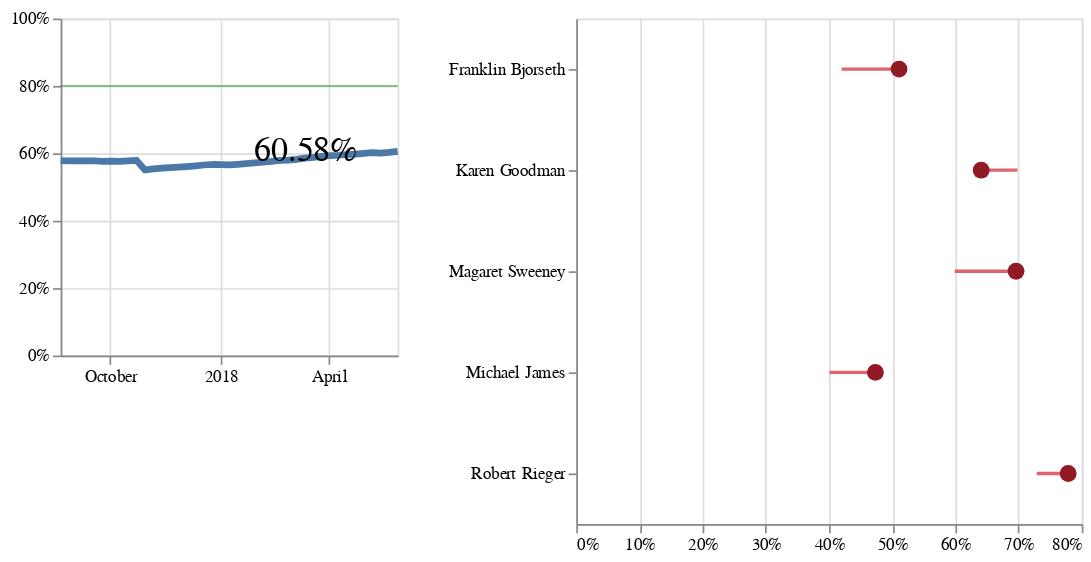

Here is the notebook cell this chart was saved with:
### Code cell
metric = 'TD and TDAP'
clinic_name = 'IFP'
chart = make_clinic_metric_chart(metric, clinic_name)
chart

### Figure 1 — Vega-Lite specification as saved in the notebook (floating-point values rounded to 4 significant figures)
{"$schema": "https://vega.github.io/schema/vega-lite/v2.4.1.json", "config": {"view": {"height": 300, "width": 400}}, "hconcat": [{"layer": [{"data": {"values": [{"Clinic": "IFP", "Date": "2018-04-23", "Metric": "TD and TDAP", "Name": "IFP", "Percentage": 0.5976, "Type": "Clinic"}, {"Clinic": "IFP", "Date": "2018-01-29", "Metric": "TD and TDAP", "Name": "IFP", "Percentage": 0.5718, "Type": "Clinic"}, {"Clinic": "IFP", "Date": "2018-05-14", "Metric": "TD and TDAP", "Name": "IFP", "Percentage": 0.6009, "Type": "Clinic"}, {"Clinic": "IFP", "Date": "2017-12-18", "Metric": "TD and TDAP", "Name": "IFP", "Percentage": 0.5654, "Type": "Clinic"}, {"Clinic": "IFP", "Date": "2018-03-19", "Metric": "TD and TDAP", "Name": "IFP", "Percentage": 0.5882, "Type": "Clinic"}, {"Clinic": "IFP", "Date": "2018-04-02", "Metric": "TD and TDAP", "Name": "IFP", "Percentage": 0.593, "Type": "Clinic"}, {"Clinic": "IFP", "Date": "2017-10-09", "Metric": "TD and TDAP", "Name": "IFP", "Percentage": 0.576, "Type": "Clinic"}, {"Clinic": "IFP", "Date": "2018-02-19", "Metric": "TD and TDAP", "Name": "IFP", "Percentage": 0.5789, "Type": "Clinic"}, {"Clinic": "IFP", "Date": "2018-01-08", "Metric": "TD and TDAP", "Name": "IFP", "Percentage": 0.5656, "Type": "Clinic"}, {"Clinic": "IFP", "Date": "2018-01-22", "Metric": "TD and TDAP", "Name": "IFP", "Percentage": 0.5694, "Type": "Clinic"}, {"Clinic": "IFP", "Date": "2017-10-23", "Metric": "TD and TDAP", "Name": "IFP", "Percentage": 0.5791, "Type": "Clinic"}, {"Clinic": "IFP", "Date": "2018-05-28", "Metric": "TD and TDAP", "Name": "IFP", "Percentage": 0.6058, "Type": "Clinic"}, {"Clinic": "IFP", "Date": "2017-09-11", "Metric": "TD and TDAP", "Name": "IFP", "Percentage": 0.5773, "Type": "Clinic"}, {"Clinic": "IFP", "Date": "2018-01-15", "Metric": "TD and TDAP", "Name": "IFP", "Percentage": 0.5673, "Type": "Clinic"}, {"Clinic": "IFP", "Date": "2017-11-13", "Metric": "TD and TDAP", "Name": "IFP", "Percentage": 0.5558, "Type": "Clinic"}, {"Clinic": "IFP", "Date": "2017-08-21", "Metric": "TD and TDAP", "Name": "IFP", "Percentage": 0.578, "Type": "Clinic"}, {"Clinic": "IFP", "Date": "2017-10-02", "Metric": "TD and TDAP", "Name": "IFP", "Percentage": 0.5767, "Type": "Clinic"}, {"Clinic": "IFP", "Date": "2018-02-12", "Metric": "TD and TDAP", "Name": "IFP", "Percentage": 0.5759, "Type": "Clinic"}, {"Clinic": "IFP", "Date": "2018-02-05", "Metric": "TD and TDAP", "Name": "IFP", "Percentage": 0.5735, "Type": "Clinic"}, {"Clinic": "IFP", "Date": "2018-03-12", "Metric": "TD and TDAP", "Name": "IFP", "Percentage": 0.5856, "Type": "Clinic"}, {"Clinic": "IFP", "Date": "2018-03-05", "Metric": "TD and TDAP", "Name": "IFP", "Percentage": 0.5821, "Type": "Clinic"}, {"Clinic": "IFP", "Date": "2018-04-09", "Metric": "TD and TDAP", "Name": "IFP", "Percentage": 0.5943, "Type": "Clinic"}, {"Clinic": "IFP", "Date": "2017-12-04", "Metric": "TD and TDAP", "Name": "IFP", "Percentage": 0.5607, "Type": "Clinic"}, {"Clinic": "IFP", "Date": "2017-10-30", "Metric": "TD and TDAP", "Name": "IFP", "Percentage": 0.5506, "Type": "Clinic"}, {"Clinic": "IFP", "Date": "2018-01-01", "Metric": "TD and TDAP", "Name": "IFP", "Percentage": 0.5663, "Type": "Clinic"}, {"Clinic": "IFP", "Date": "2017-09-25", "Metric": "TD and TDAP", "Name": "IFP", "Percentage": 0.5762, "Type": "Clinic"}, {"Clinic": "IFP", "Date": "2018-04-16", "Metric": "TD and TDAP", "Name": "IFP", "Percentage": 0.5965, "Type": "Clinic"}, {"Clinic": "IFP", "Date": "2017-12-26", "Metric": "TD and TDAP", "Name": "IFP", "Percentage": 0.567, "Type": "Clinic"}, {"Clinic": "IFP", "Date": "2017-12-11", "Metric": "TD and TDAP", "Name": "IFP", "Percentage": 0.5628, "Type": "Clinic"}, {"Clinic": "IFP", "Date": "2017-10-16", "Metric": "TD and TDAP", "Name": "IFP", "Percentage": 0.5776, "Type": "Clinic"}, {"Clinic": "IFP", "Date": "2018-02-26", "Metric": "TD and TDAP", "Name": "IFP", "Percentage": 0.5796, "Type": "Clinic"}, {"Clinic": "IFP", "Date": "2017-09-04", "Metric": "TD and TDAP", "Name": "IFP", "Percentage": 0.5777, "Type": "Clinic"}, {"Clinic": "IFP", "Date": "2018-03-26", "Metric": "TD and TDAP", "Name": "IFP", "Percentage": 0.5912, "Type": "Clinic"}, {"Clinic": "IFP", "Date": "2017-11-06", "Metric": "TD and TDAP", "Name": "IFP", "Percentage": 0.5541, "Type": "Clinic"}, {"Clinic": "IFP", "Date": "2018-04-30", "Metric": "TD and TDAP", "Name": "IFP", "Percentage": 0.6001, "Type": "Clinic"}, {"Clinic": "IFP", "Date": "2018-05-07", "Metric": "TD and TDAP", "Name": "IFP", "Percentage": 0.602, "Type": "Clinic"}, {"Clinic": "IFP", "Date": "2017-08-28", "Metric": "TD and TDAP", "Name": "IFP", "Percentage": 0.5777, "Type": "Clinic"}, {"Clinic": "IFP", "Date": "2018-05-21", "Metric": "TD and TDAP", "Name": "IFP", "Percentage": 0.6027, "Type": "Clinic"}, {"Clinic": "IFP", "Date": "2017-09-18", "Metric": "TD and TDAP", "Name": "IFP", "Percentage": 0.5776, "Type": "Clinic"}]}, "encoding": {"color": {"field": "Name", "legend": null, "type": "nominal"}, "x": {"field": "Date", "title": "", "type": "temporal"}, "y": {"axis": {"format": "%", "title": ""}, "field": "Percentage", "scale": {"domain": [0, 1]}, "type": "quantitative"}}, "height": 200, "mark": {"strokeWidth": 4, "type": "line"}, "width": 200}, {"data": {"values": [{"TargetValue": 0.8, "Title": "Target"}]}, "encoding": {"color": {"value": "green"}, "opacity": {"value": "0.5"}, "y": {"field": "TargetValue", "type": "quantitative"}}, "mark": {"strokeWidth": 1, "type": "rule"}}, {"data": {"values": [{"Clinic": "BellB", "Date": "2018-05-28", "Metric": "TD and TDAP", "Name": "BellB", "Percentage": 0.7935, "Type": "Clinic"}, {"Clinic": "BBFM", "Date": "2018-05-28", "Metric": "TD and TDAP", "Name": "BBFM", "Percentage": 0.581, "Type": "Clinic"}, {"Clinic": "FHA", "Date": "2018-05-28", "Metric": "TD and TDAP", "Name": "FHA", "Percentage": 0.7745, "Type": "Clinic"}, {"Clinic": "FFMC", "Date": "2018-05-28", "Metric": "TD and TDAP", "Name": "FFMC", "Percentage": 0.7322, "Type": "Clinic"}, {"Clinic": "IFP", "Date": "2018-05-28", "Metric": "TD and TDAP", "Name": "IFP", "Percentage": 0.6058, "Type": "Clinic"}, {"Clinic": "LFM", "Date": "2018-05-28", "Metric": "TD and TDAP", "Name": "LFM", "Percentage": 0.7813, "Type": "Clinic"}, {"Clinic": "NCFP", "Date": "2018-05-28", "Metric": "TD and TDAP", "Name": "NCFP", "Percentage": 0.7929, "Type": "Clinic"}, {"Clinic": "NSFM", "Date": "2018-05-28", "Metric": "TD and TDAP", "Name": "NSFM", "Percentage": 0.7693, "Type": "Clinic"}, {"Clinic": "SFM", "Date": "2018-05-28", "Metric": "TD and TDAP", "Name": "SFM", "Percentage": 0.7573, "Type": "Clinic"}, {"Clinic": "WFM", "Date": "2018-05-28", "Metric": "TD and TDAP", "Name": "WFM", "Percentage": 0.76, "Type": "Clinic"}]}, "encoding": {"opacity": {"value": "1.0"}, "text": {"field": "Percentage", "format": ".2%", "type": "quantitative"}, "y": {"field": "Percentage", "type": "quantitative"}}, "mark": {"align": "left", "baseline": "middle", "dx": 15, "size": 20, "type": "text"}, "transform": [{"filter": {"equal": "IFP", "field": "Name"}}, {"filter": {"equal": "IFP", "field": "Name"}}]}]}, {"layer": [{"data": {"values": [{"Clinic": "IFP", "Date": "2017-08-21", "Metric": "TD and TDAP", "Name": "Franklin Bjorseth", "Percentage": 0.4199, "Type": "Individual"}, {"Clinic": "IFP", "Date": "2017-08-21", "Metric": "TD and TDAP", "Name": "Karen Goodman", "Percentage": 0.6983, "Type": "Individual"}, {"Clinic": "IFP", "Date": "2017-08-21", "Metric": "TD and TDAP", "Name": "Michael James", "Percentage": 0.4007, "Type": "Individual"}, {"Clinic": "IFP", "Date": "2017-08-21", "Metric": "TD and TDAP", "Name": "Robert Rieger", "Percentage": 0.7288, "Type": "Individual"}, {"Clinic": "IFP", "Date": "2017-08-21", "Metric": "TD and TDAP", "Name": "Magaret Sweeney", "Percentage": 0.5988, "Type": "Individual"}, {"Clinic": "IFP", "Date": "2018-05-28", "Metric": "TD and TDAP", "Name": "Franklin Bjorseth", "Percentage": 0.5108, "Type": "Individual"}, {"Clinic": "IFP", "Date": "2018-05-28", "Metric": "TD and TDAP", "Name": "Karen Goodman", "Percentage": 0.6408, "Type": "Individual"}, {"Clinic": "IFP", "Date": "2018-05-28", "Metric": "TD and TDAP", "Name": "Michael James", "Percentage": 0.4734, "Type": "Individual"}, {"Clinic": "IFP", "Date": "2018-05-28", "Metric": "TD and TDAP", "Name": "Robert Rieger", "Percentage": 0.7785, "Type": "Individual"}, {"Clinic": "IFP", "Date": "2018-05-28", "Metric": "TD and TDAP", "Name": "Magaret Sweeney", "Percentage": 0.696, "Type": "Individual"}]}, "encoding": {"detail": {"field": "Name", "type": "nominal"}, "x": {"axis": {"format": "%", "title": ""}, "field": "Percentage", "type": "quantitative"}, "y": {"axis": {"title": ""}, "field": "Name", "type": "nominal"}}, "mark": {"color": "#db646f", "type": "line"}, "width": 300}, {"data": {"values": [{"Clinic": "IFP", "Date": "2018-05-28", "Metric": "TD and TDAP", "Name": "Franklin Bjorseth", "Percentage": 0.5108, "Type": "Individual"}, {"Clinic": "IFP", "Date": "2018-05-28", "Metric": "TD and TDAP", "Name": "Karen Goodman", "Percentage": 0.6408, "Type": "Individual"}, {"Clinic": "IFP", "Date": "2018-05-28", "Metric": "TD and TDAP", "Name": "Michael James", "Percentage": 0.4734, "Type": "Individual"}, {"Clinic": "IFP", "Date": "2018-05-28", "Metric": "TD and TDAP", "Name": "Robert Rieger", "Percentage": 0.7785, "Type": "Individual"}, {"Clinic": "IFP", "Date": "2018-05-28", "Metric": "TD and TDAP", "Name": "Magaret Sweeney", "Percentage": 0.696, "Type": "Individual"}]}, "encoding": {"x": {"field": "Percentage", "type": "quantitative"}, "y": {"field": "Name", "type": "nominal"}}, "mark": {"color": "#911a24", "filled": true, "opacity": 1, "size": 100, "type": "point"}}]}]}
